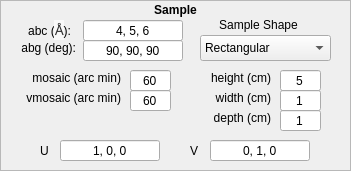
   <widget class="QFrame" name="sample_frame">
    <property name="geometry">
     <rect>
      <x>10</x>
      <y>280</y>
      <width>351</width>
      <height>171</height>
     </rect>
    </property>
    <property name="sizePolicy">
     <sizepolicy hsizetype="Expanding" vsizetype="Expanding">
      <horstretch>0</horstretch>
      <verstretch>0</verstretch>
     </sizepolicy>
    </property>
    <property name="minimumSize">
     <size>
      <width>351</width>
      <height>171</height>
     </size>
    </property>
    <property name="frameShape">
     <enum>QFrame::StyledPanel</enum>
    </property>
    <property name="frameShadow">
     <enum>QFrame::Raised</enum>
    </property>
    <widget class="QLabel" name="sample_label">
     <property name="geometry">
      <rect>
       <x>0</x>
       <y>0</y>
       <width>351</width>
       <height>20</height>
      </rect>
     </property>
     <property name="minimumSize">
      <size>
       <width>351</width>
       <height>20</height>
      </size>
     </property>
     <property name="text">
      <string>&lt;html&gt;&lt;head/&gt;&lt;body&gt;&lt;p&gt;&lt;span style=&quot; font-weight:600;&quot;&gt;Sample&lt;/span&gt;&lt;/p&gt;&lt;/body&gt;&lt;/html&gt;</string>
     </property>
     <property name="alignment">
      <set>Qt::AlignCenter</set>
     </property>
    </widget>
    <widget class="QLabel" name="abc_label">
     <property name="geometry">
      <rect>
       <x>10</x>
       <y>20</y>
       <width>61</width>
       <height>20</height>
      </rect>
     </property>
     <property name="sizePolicy">
      <sizepolicy hsizetype="Fixed" vsizetype="Fixed">
       <horstretch>0</horstretch>
       <verstretch>0</verstretch>
      </sizepolicy>
     </property>
     <property name="minimumSize">
      <size>
       <width>61</width>
       <height>20</height>
      </size>
     </property>
     <property name="text">
      <string>&lt;html&gt;&lt;head/&gt;&lt;body&gt;&lt;p align=&quot;right&quot;&gt;abc (&lt;span style=&quot; font-family:'Open Sans,Helvetica Neue,Helvetica,Arial,sans-serif'; font-size:14px; color:#333333; background-color:#f9f9f9;&quot;&gt;Å&lt;/span&gt;):&lt;/p&gt;&lt;/body&gt;&lt;/html&gt;</string>
     </property>
    </widget>
    <widget class="QLineEdit" name="abc_input">
     <property name="geometry">
      <rect>
       <x>83</x>
       <y>20</y>
       <width>100</width>
       <height>21</height>
      </rect>
     </property>
     <property name="sizePolicy">
      <sizepolicy hsizetype="Fixed" vsizetype="Fixed">
       <horstretch>0</horstretch>
       <verstretch>0</verstretch>
      </sizepolicy>
     </property>
     <property name="minimumSize">
      <size>
       <width>100</width>
       <height>21</height>
      </size>
     </property>
     <property name="maximumSize">
      <size>
       <width>100</width>
       <height>21</height>
      </size>
     </property>
     <property name="text">
      <string>4, 5, 6</string>
     </property>
     <property name="alignment">
      <set>Qt::AlignCenter</set>
     </property>
    </widget>
    <widget class="QLineEdit" name="abg_input">
     <property name="geometry">
      <rect>
       <x>83</x>
       <y>40</y>
       <width>100</width>
       <height>21</height>
      </rect>
     </property>
     <property name="sizePolicy">
      <sizepolicy hsizetype="Fixed" vsizetype="Fixed">
       <horstretch>0</horstretch>
       <verstretch>0</verstretch>
      </sizepolicy>
     </property>
     <property name="minimumSize">
      <size>
       <width>100</width>
       <height>21</height>
      </size>
     </property>
     <property name="maximumSize">
      <size>
       <width>100</width>
       <height>21</height>
      </size>
     </property>
     <property name="text">
      <string>90, 90, 90</string>
     </property>
     <property name="alignment">
      <set>Qt::AlignCenter</set>
     </property>
    </widget>
    <widget class="QLabel" name="abg_label">
     <property name="geometry">
      <rect>
       <x>13</x>
       <y>40</y>
       <width>63</width>
       <height>16</height>
      </rect>
     </property>
     <property name="sizePolicy">
      <sizepolicy hsizetype="Fixed" vsizetype="Fixed">
       <horstretch>0</horstretch>
       <verstretch>0</verstretch>
      </sizepolicy>
     </property>
     <property name="minimumSize">
      <size>
       <width>63</width>
       <height>16</height>
      </size>
     </property>
     <property name="text">
      <string>&lt;html&gt;&lt;head/&gt;&lt;body&gt;&lt;p align=&quot;right&quot;&gt;abg (deg):&lt;/p&gt;&lt;/body&gt;&lt;/html&gt;</string>
     </property>
    </widget>
    <widget class="QLineEdit" name="sample_width_input">
     <property name="geometry">
      <rect>
       <x>280</x>
       <y>90</y>
       <width>41</width>
       <height>21</height>
      </rect>
     </property>
     <property name="minimumSize">
      <size>
       <width>41</width>
       <height>21</height>
      </size>
     </property>
     <property name="maximumSize">
      <size>
       <width>41</width>
       <height>21</height>
      </size>
     </property>
     <property name="text">
      <string>1</string>
     </property>
     <property name="alignment">
      <set>Qt::AlignCenter</set>
     </property>
    </widget>
    <widget class="QLineEdit" name="sample_vmosaic_input">
     <property name="geometry">
      <rect>
       <x>130</x>
       <y>90</y>
       <width>41</width>
       <height>21</height>
      </rect>
     </property>
     <property name="minimumSize">
      <size>
       <width>41</width>
       <height>21</height>
      </size>
     </property>
     <property name="maximumSize">
      <size>
       <width>41</width>
       <height>21</height>
      </size>
     </property>
     <property name="text">
      <string>60</string>
     </property>
     <property name="alignment">
      <set>Qt::AlignCenter</set>
     </property>
    </widget>
    <widget class="QLineEdit" name="sample_v_input">
     <property name="geometry">
      <rect>
       <x>210</x>
       <y>140</y>
       <width>100</width>
       <height>21</height>
      </rect>
     </property>
     <property name="minimumSize">
      <size>
       <width>100</width>
       <height>21</height>
      </size>
     </property>
     <property name="maximumSize">
      <size>
       <width>100</width>
       <height>21</height>
      </size>
     </property>
     <property name="text">
      <string>0, 1, 0</string>
     </property>
     <property name="alignment">
      <set>Qt::AlignCenter</set>
     </property>
    </widget>
    <widget class="QLabel" name="sample_height_label">
     <property name="geometry">
      <rect>
       <x>200</x>
       <y>70</y>
       <width>71</width>
       <height>16</height>
      </rect>
     </property>
     <property name="sizePolicy">
      <sizepolicy hsizetype="Fixed" vsizetype="Fixed">
       <horstretch>0</horstretch>
       <verstretch>0</verstretch>
      </sizepolicy>
     </property>
     <property name="minimumSize">
      <size>
       <width>71</width>
       <height>16</height>
      </size>
     </property>
     <property name="text">
      <string>height (cm)</string>
     </property>
     <property name="alignment">
      <set>Qt::AlignRight|Qt::AlignTrailing|Qt::AlignVCenter</set>
     </property>
    </widget>
    <widget class="QLabel" name="sample_u_label">
     <property name="geometry">
      <rect>
       <x>40</x>
       <y>140</y>
       <width>21</width>
       <height>21</height>
      </rect>
     </property>
     <property name="minimumSize">
      <size>
       <width>21</width>
       <height>21</height>
      </size>
     </property>
     <property name="text">
      <string>U</string>
     </property>
    </widget>
    <widget class="QLabel" name="sample_width_label">
     <property name="geometry">
      <rect>
       <x>200</x>
       <y>90</y>
       <width>71</width>
       <height>16</height>
      </rect>
     </property>
     <property name="sizePolicy">
      <sizepolicy hsizetype="Fixed" vsizetype="Fixed">
       <horstretch>0</horstretch>
       <verstretch>0</verstretch>
      </sizepolicy>
     </property>
     <property name="minimumSize">
      <size>
       <width>71</width>
       <height>16</height>
      </size>
     </property>
     <property name="text">
      <string>width (cm)</string>
     </property>
     <property name="alignment">
      <set>Qt::AlignRight|Qt::AlignTrailing|Qt::AlignVCenter</set>
     </property>
    </widget>
    <widget class="QLineEdit" name="sample_height_input">
     <property name="geometry">
      <rect>
       <x>280</x>
       <y>70</y>
       <width>41</width>
       <height>21</height>
      </rect>
     </property>
     <property name="minimumSize">
      <size>
       <width>41</width>
       <height>21</height>
      </size>
     </property>
     <property name="maximumSize">
      <size>
       <width>41</width>
       <height>21</height>
      </size>
     </property>
     <property name="text">
      <string>5</string>
     </property>
     <property name="alignment">
      <set>Qt::AlignCenter</set>
     </property>
    </widget>
    <widget class="QLabel" name="sample_mosaic_label">
     <property name="geometry">
      <rect>
       <x>20</x>
       <y>70</y>
       <width>101</width>
       <height>16</height>
      </rect>
     </property>
     <property name="sizePolicy">
      <sizepolicy hsizetype="Fixed" vsizetype="Fixed">
       <horstretch>0</horstretch>
       <verstretch>0</verstretch>
      </sizepolicy>
     </property>
     <property name="minimumSize">
      <size>
       <width>101</width>
       <height>16</height>
      </size>
     </property>
     <property name="text">
      <string>mosaic (arc min)</string>
     </property>
     <property name="alignment">
      <set>Qt::AlignRight|Qt::AlignTrailing|Qt::AlignVCenter</set>
     </property>
    </widget>
    <widget class="QLabel" name="sample_depth_label">
     <property name="geometry">
      <rect>
       <x>200</x>
       <y>110</y>
       <width>71</width>
       <height>16</height>
      </rect>
     </property>
     <property name="sizePolicy">
      <sizepolicy hsizetype="Fixed" vsizetype="Fixed">
       <horstretch>0</horstretch>
       <verstretch>0</verstretch>
      </sizepolicy>
     </property>
     <property name="minimumSize">
      <size>
       <width>71</width>
       <height>16</height>
      </size>
     </property>
     <property name="text">
      <string>depth (cm)</string>
     </property>
     <property name="alignment">
      <set>Qt::AlignRight|Qt::AlignTrailing|Qt::AlignVCenter</set>
     </property>
    </widget>
    <widget class="QLineEdit" name="sample_u_input">
     <property name="geometry">
      <rect>
       <x>60</x>
       <y>140</y>
       <width>100</width>
       <height>21</height>
      </rect>
     </property>
     <property name="minimumSize">
      <size>
       <width>100</width>
       <height>21</height>
      </size>
     </property>
     <property name="maximumSize">
      <size>
       <width>100</width>
       <height>21</height>
      </size>
     </property>
     <property name="text">
      <string>1, 0, 0</string>
     </property>
     <property name="alignment">
      <set>Qt::AlignCenter</set>
     </property>
    </widget>
    <widget class="QLabel" name="sample_v_label">
     <property name="geometry">
      <rect>
       <x>190</x>
       <y>140</y>
       <width>21</width>
       <height>21</height>
      </rect>
     </property>
     <property name="minimumSize">
      <size>
       <width>21</width>
       <height>21</height>
      </size>
     </property>
     <property name="text">
      <string>V</string>
     </property>
    </widget>
    <widget class="QLineEdit" name="sample_depth_input">
     <property name="geometry">
      <rect>
       <x>280</x>
       <y>110</y>
       <width>41</width>
       <height>21</height>
      </rect>
     </property>
     <property name="minimumSize">
      <size>
       <width>41</width>
       <height>21</height>
      </size>
     </property>
     <property name="maximumSize">
      <size>
       <width>41</width>
       <height>21</height>
      </size>
     </property>
     <property name="text">
      <string>1</string>
     </property>
     <property name="alignment">
      <set>Qt::AlignCenter</set>
     </property>
    </widget>
    <widget class="QLabel" name="sample_vmosaic_label">
     <property name="geometry">
      <rect>
       <x>10</x>
       <y>90</y>
       <width>111</width>
       <height>16</height>
      </rect>
     </property>
     <property name="sizePolicy">
      <sizepolicy hsizetype="Fixed" vsizetype="Fixed">
       <horstretch>0</horstretch>
       <verstretch>0</verstretch>
      </sizepolicy>
     </property>
     <property name="minimumSize">
      <size>
       <width>111</width>
       <height>16</height>
      </size>
     </property>
     <property name="text">
      <string>vmosaic (arc min)</string>
     </property>
     <property name="alignment">
      <set>Qt::AlignRight|Qt::AlignTrailing|Qt::AlignVCenter</set>
     </property>
    </widget>
    <widget class="QLineEdit" name="sample_mosaic_input">
     <property name="geometry">
      <rect>
       <x>130</x>
       <y>70</y>
       <width>41</width>
       <height>21</height>
      </rect>
     </property>
     <property name="minimumSize">
      <size>
       <width>41</width>
       <height>21</height>
      </size>
     </property>
     <property name="maximumSize">
      <size>
       <width>41</width>
       <height>21</height>
      </size>
     </property>
     <property name="text">
      <string>60</string>
     </property>
     <property name="alignment">
      <set>Qt::AlignCenter</set>
     </property>
    </widget>
    <widget class="QComboBox" name="sample_shape_dropdown">
     <property name="geometry">
      <rect>
       <x>200</x>
       <y>35</y>
       <width>131</width>
       <height>26</height>
      </rect>
     </property>
     <item>
      <property name="text">
       <string>Rectangular</string>
      </property>
     </item>
     <item>
      <property name="text">
       <string>Cylindrical</string>
      </property>
     </item>
    </widget>
    <widget class="QLabel" name="sample_shape_label">
     <property name="geometry">
      <rect>
       <x>208</x>
       <y>15</y>
       <width>101</width>
       <height>20</height>
      </rect>
     </property>
     <property name="text">
      <string>Sample Shape</string>
     </property>
     <property name="alignment">
      <set>Qt::AlignCenter</set>
     </property>
    </widget>
    <zorder>abc_input</zorder>
    <zorder>abg_input</zorder>
    <zorder>abg_label</zorder>
    <zorder>sample_width_input</zorder>
    <zorder>sample_vmosaic_input</zorder>
    <zorder>sample_v_input</zorder>
    <zorder>sample_height_label</zorder>
    <zorder>sample_u_label</zorder>
    <zorder>sample_width_label</zorder>
    <zorder>sample_height_input</zorder>
    <zorder>sample_mosaic_label</zorder>
    <zorder>sample_depth_label</zorder>
    <zorder>sample_u_input</zorder>
    <zorder>sample_v_label</zorder>
    <zorder>sample_depth_input</zorder>
    <zorder>sample_vmosaic_label</zorder>
    <zorder>sample_mosaic_input</zorder>
    <zorder>sample_label</zorder>
    <zorder>abc_label</zorder>
    <zorder>sample_shape_dropdown</zorder>
    <zorder>sample_shape_label</zorder>
   </widget>
